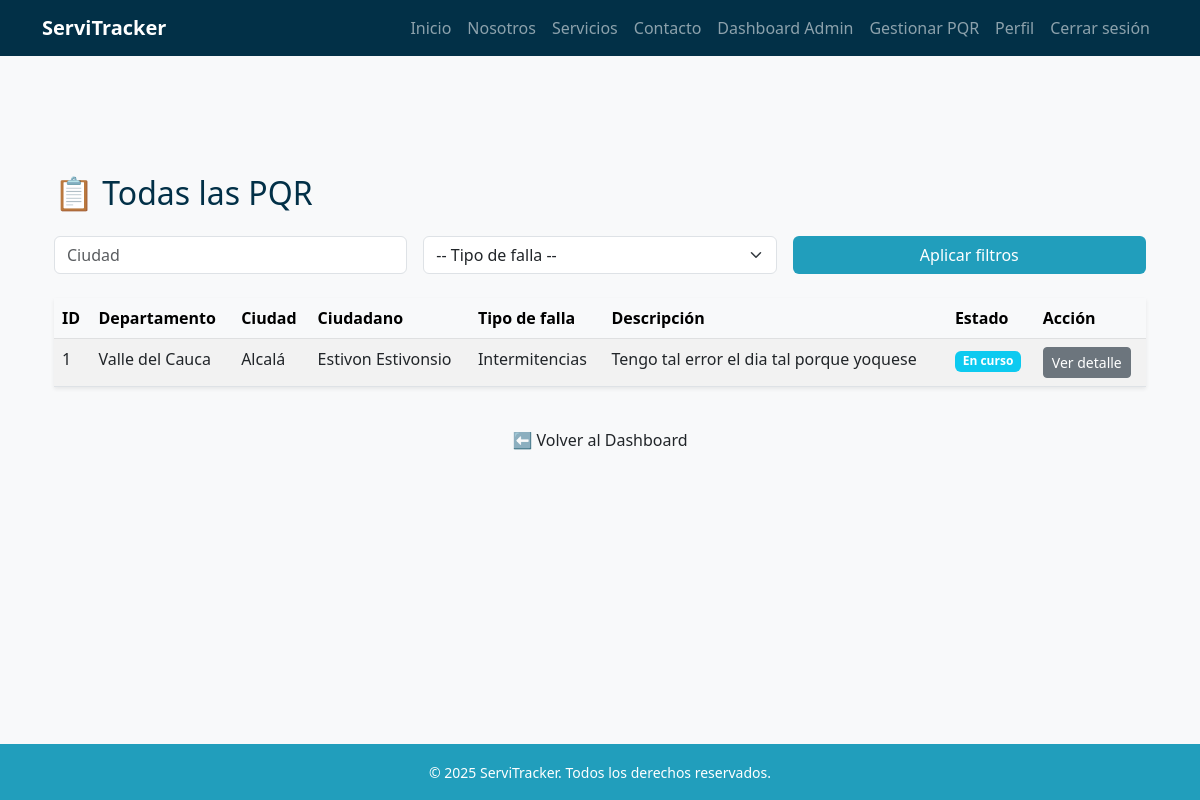
The app's page /reportes/todas/ (signed in) with its own data.
### pqr/models.py (models this page shows, shortened)
class PQR(models.Model):
    ciudadano = models.ForeignKey(
        settings.AUTH_USER_MODEL,
        on_delete=models.SET_NULL,
        null=True,
        blank=True,
        related_name="pqrs_ciudadano"
    )
    propiedad = models.ForeignKey(
        Propiedad,
        on_delete=models.SET_NULL,
        null=True,
        blank=True
    )
    tipo_falla = models.ForeignKey(
        TipoFalla,
        on_delete=models.PROTECT
    )
    descripcion = models.TextField()
    estado = models.ForeignKey(
        EstadoPQR,
        on_delete=models.PROTECT
    )
    tecnico_asignado = models.ForeignKey(
        settings.AUTH_USER_MODEL,
        on_delete=models.SET_NULL,
        null=True,
        blank=True,
        related_name="pqrs_tecnico"
    )
    fecha_creacion = models.DateTimeField(auto_now_add=True)
    fecha_actualizacion = models.DateTimeField(auto_now=True)

class TipoFalla(models.Model):
    nombre = models.CharField(max_length=100)
    def __str__(self):
        return self.nombre

class EstadoPQR(models.Model):
    nombre = models.CharField(max_length=50)

### propiedades/models.py (models this page shows, shortened)
class Propiedad(models.Model):
    usuario = models.ForeignKey(
        settings.AUTH_USER_MODEL,
        on_delete=models.CASCADE,
        related_name='propiedades'
    )
    departamento = models.CharField(max_length=100)
    ciudad = models.CharField(max_length=100)
    direccion = models.CharField(max_length=200)
    activa = models.BooleanField(default=True)

### usuarios/models.py (models this page shows)
class Usuario(AbstractBaseUser, PermissionsMixin):
    ROLES = [
        ("administrador", "Administrador"),
        ("agente", "Agente"),
        ("tecnico", "Técnico"),
        ("ciudadano", "Ciudadano"),
    ]
    documento = models.CharField(max_length=20, unique=True)
    email = models.EmailField(blank=True, null=True)
    nombres = models.CharField(max_length=100, blank=True, null=True)
    apellidos = models.CharField(max_length=100, blank=True, null=True)
    rol = models.CharField(max_length=20, choices=ROLES, default="ciudadano")
    especialidad = models.ForeignKey(Especialidad, on_delete=models.SET_NULL, null=True, blank=True)
    is_active = models.BooleanField(default=True)
    is_staff = models.BooleanField(default=False)
    date_joined = models.DateTimeField(auto_now_add=True)
    objects = UsuarioManager()
    USERNAME_FIELD = "documento"
    REQUIRED_FIELDS = []  # puedes agregar 'email' si quieres que sea obligatorio
    def __str__(self):
        return self.get_public_name()
    def get_full_name(self):
        nombre = (self.nombres or "").strip()
        apellido = (self.apellidos or "").strip()
        full = f"{nombre} {apellido}".strip()
        return full or ""
    def get_public_name(self):
        return self.get_full_name() or "Usuario"

### reportes/views.py (the view)
# urls.py: path("todas/", views.lista_todas_pqr, name="lista_todas_pqr"),
@user_passes_test(lambda u: u.is_staff or u.rol == "administrador")
def lista_todas_pqr(request):
    ciudad = request.GET.get("ciudad", "")
    tipo_falla_id = request.GET.get("tipo_falla", "")
    pqr_list = PQR.objects.all()
    if ciudad:
        pqr_list = pqr_list.filter(propiedad__ciudad__icontains=ciudad)
    if tipo_falla_id:
        pqr_list = pqr_list.filter(tipo_falla_id=tipo_falla_id)
    tipos_falla = TipoFalla.objects.all()
    return render(request, "reportes/lista_todas.html", {
        "pqr_list": pqr_list,
        "ciudad": ciudad,
        "tipo_falla_id": tipo_falla_id,
        "tipos_falla": tipos_falla,
    })

### templates/reportes/lista_todas.html (shortened to what this page needs)
{% extends 'base.html' %}
{% block content %}
<div class="container my-5">
    <h2 class="text-blue-dark mb-4">📋 Todas las PQR</h2>
    <form method="get" class="row g-3 mb-4">
        <div class="col-md-4">
            <input type="text" name="ciudad" value="{{ ciudad }}" class="form-control" placeholder="Ciudad">
        </div>
        <div class="col-md-4">
            <select name="tipo_falla" class="form-select">
                <option value="">-- Tipo de falla --</option>
            </select>
        </div>
        <div class="col-md-4">
            <button type="submit" class="btn btn-blue-mid w-100">Aplicar filtros</button>
        </div>
    </form>
    <table class="table table-striped shadow-sm">
        <thead class="table-light">
            <tr>
                <th>ID</th>
                <th>Departamento</th>
                <th>Ciudad</th>
                <th>Ciudadano</th>
                <th>Tipo de falla</th>
                <th>Descripción</th>
                <th>Estado</th>
                <th>Acción</th>
            </tr>
        </thead>
        <tbody>
            {% for pqr in pqr_list %}
            <tr>
                <td>{{ pqr.id }}</td>
                <td>{{ pqr.propiedad.departamento }}</td>
                <td>{{ pqr.propiedad.ciudad }}</td>
                <td>{{ pqr.ciudadano }}</td>
                <td>{{ pqr.tipo_falla }}</td>
                <td>{{ pqr.descripcion }}</td>
                <td>
                    <span class="badge
                        {% if pqr.estado.nombre == 'Pendiente' %} bg-warning
                        {% elif pqr.estado.nombre == 'En curso' %} bg-info
                        {% elif pqr.estado.nombre == 'Resuelto' %} bg-success
                        {% elif pqr.estado.nombre == 'Urgente' %} bg-danger
                        {% elif pqr.estado.nombre == 'Muy urgente' %} bg-dark
                        {% else %} bg-secondary
                        {% endif %}">
                        {{ pqr.estado.nombre }}
                    </span>
                </td>
                <td>
                    <a href="{% url 'detalle_pqr' pqr.pk %}" class="btn btn-sm btn-secondary">Ver detalle</a>
                </td>
            </tr>
            {% empty %}
            <tr><td colspan="8" class="text-center text-muted">No hay PQR registradas.</td></tr>
            {% endfor %}
        </tbody>
    </table>
    <div class="mt-4">
        <a href="{% url 'dashboard_admin' %}" class="btn btn-blue-dark w-100 py-3">
            ⬅️ Volver al Dashboard
        </a>
    </div>
</div>
{% endblock %}

### static/css/style.css (style rules this page uses)
:root { --blue-light: #8ecae6; --blue-mid: #219ebc; --blue-deep: #126782; --blue-dark: #023047; --yellow: #ffb703; --orange-light: #fd9e02; --orange-dark: #fb8500; --green-light: #198754; --green-dark: #146c43; }
.text-blue-dark { color: var(--blue-dark); }
body { font-family: 'Segoe UI', sans-serif; background-color: #f8f9fa; padding-top: 70px; min-height: 100vh; display: flex; flex-direction: column; }
.btn-blue-mid { background-color: var(--blue-mid); color: white; }

### records on screen
PQR: id "1", propiedad.departamento "Valle del Cauca", propiedad.ciudad "Alcalá", ciudadano "Estivon Estivonsio", tipo_falla "Intermitencias", descripcion "Tengo tal error el dia tal porque yoquese", estado.nombre "En curso"
